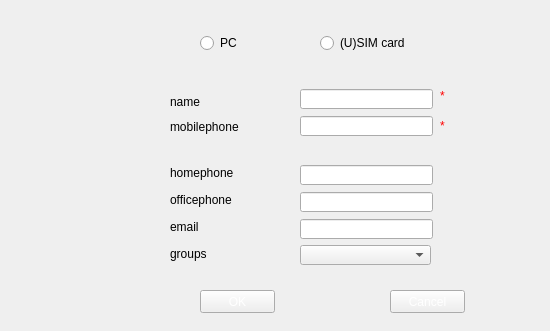
<?xml version="1.0" encoding="UTF-8"?>
<ui version="4.0">
 <class>Form</class>
 <widget class="QWidget" name="Form">
  <property name="geometry">
   <rect>
    <x>0</x>
    <y>0</y>
    <width>550</width>
    <height>331</height>
   </rect>
  </property>
  <property name="minimumSize">
   <size>
    <width>550</width>
    <height>331</height>
   </size>
  </property>
  <property name="maximumSize">
   <size>
    <width>550</width>
    <height>331</height>
   </size>
  </property>
  <property name="windowTitle">
   <string>Form</string>
  </property>
  <property name="styleSheet">
   <string notr="true">QWidget#Form{ 
    border-image:url(Skin/frmcontactsback.png)
}
QPushButton{ 
border-image:url(Skin/SmallChangeableButton_1.png);
	color: rgb(255, 255, 255);
}
QPushButton:pressed{ 
border-image:url(Skin/SmallChangeableButton_3.png);
}
QPushButton:hover{
border-image:url(Skin/SmallChangeableButton_3.png);
	color: rgb(0, 0, 0);
}
QPushButton:disabled{
border-image:url(Skin/SmallChangeableButton_2.png);
	color: rgb(0, 0, 0);
}
</string>
  </property>
  <widget class="QWidget" name="widgetPhonebookContact" native="true">
   <property name="geometry">
    <rect>
     <x>150</x>
     <y>69</y>
     <width>371</width>
     <height>211</height>
    </rect>
   </property>
   <property name="maximumSize">
    <size>
     <width>440</width>
     <height>228</height>
    </size>
   </property>
   <property name="styleSheet">
    <string notr="true"/>
   </property>
   <widget class="QLabel" name="labelHomePhone">
    <property name="geometry">
     <rect>
      <x>20</x>
      <y>96</y>
      <width>101</width>
      <height>16</height>
     </rect>
    </property>
    <property name="styleSheet">
     <string notr="true"/>
    </property>
    <property name="text">
     <string>homephone</string>
    </property>
   </widget>
   <widget class="QLabel" name="labelOfficePhone">
    <property name="geometry">
     <rect>
      <x>20</x>
      <y>123</y>
      <width>101</width>
      <height>16</height>
     </rect>
    </property>
    <property name="styleSheet">
     <string notr="true"/>
    </property>
    <property name="text">
     <string>officephone</string>
    </property>
   </widget>
   <widget class="QLabel" name="labelEmail">
    <property name="geometry">
     <rect>
      <x>20</x>
      <y>150</y>
      <width>101</width>
      <height>16</height>
     </rect>
    </property>
    <property name="styleSheet">
     <string notr="true"/>
    </property>
    <property name="text">
     <string>email</string>
    </property>
   </widget>
   <widget class="QLabel" name="labelGroup">
    <property name="geometry">
     <rect>
      <x>20</x>
      <y>177</y>
      <width>101</width>
      <height>16</height>
     </rect>
    </property>
    <property name="styleSheet">
     <string notr="true"/>
    </property>
    <property name="text">
     <string>groups</string>
    </property>
   </widget>
   <widget class="QLineEdit" name="lineEditName">
    <property name="geometry">
     <rect>
      <x>150</x>
      <y>20</y>
      <width>133</width>
      <height>20</height>
     </rect>
    </property>
   </widget>
   <widget class="QLineEdit" name="lineEditMobilePhone">
    <property name="geometry">
     <rect>
      <x>150</x>
      <y>47</y>
      <width>133</width>
      <height>20</height>
     </rect>
    </property>
   </widget>
   <widget class="QLineEdit" name="lineEditHomePhone">
    <property name="geometry">
     <rect>
      <x>150</x>
      <y>96</y>
      <width>133</width>
      <height>20</height>
     </rect>
    </property>
   </widget>
   <widget class="QLineEdit" name="lineEditOfficePhone">
    <property name="geometry">
     <rect>
      <x>150</x>
      <y>123</y>
      <width>133</width>
      <height>20</height>
     </rect>
    </property>
   </widget>
   <widget class="QLineEdit" name="lineEditEmail">
    <property name="geometry">
     <rect>
      <x>150</x>
      <y>150</y>
      <width>133</width>
      <height>20</height>
     </rect>
    </property>
   </widget>
   <widget class="QComboBox" name="comboBoxGrouops">
    <property name="geometry">
     <rect>
      <x>150</x>
      <y>176</y>
      <width>131</width>
      <height>20</height>
     </rect>
    </property>
   </widget>
   <widget class="QLabel" name="labelName">
    <property name="geometry">
     <rect>
      <x>20</x>
      <y>25</y>
      <width>101</width>
      <height>16</height>
     </rect>
    </property>
    <property name="styleSheet">
     <string notr="true"/>
    </property>
    <property name="text">
     <string>name</string>
    </property>
   </widget>
   <widget class="QLabel" name="labelMobilePhone">
    <property name="geometry">
     <rect>
      <x>20</x>
      <y>50</y>
      <width>101</width>
      <height>16</height>
     </rect>
    </property>
    <property name="styleSheet">
     <string notr="true"/>
    </property>
    <property name="text">
     <string>mobilephone</string>
    </property>
   </widget>
   <widget class="QLabel" name="label3">
    <property name="geometry">
     <rect>
      <x>290</x>
      <y>22</y>
      <width>10</width>
      <height>10</height>
     </rect>
    </property>
    <property name="styleSheet">
     <string notr="true">color: rgb(255, 0, 0);</string>
    </property>
    <property name="text">
     <string>*</string>
    </property>
   </widget>
   <widget class="QLabel" name="label_2">
    <property name="geometry">
     <rect>
      <x>290</x>
      <y>52</y>
      <width>10</width>
      <height>10</height>
     </rect>
    </property>
    <property name="styleSheet">
     <string notr="true">color: rgb(255, 0, 0);</string>
    </property>
    <property name="text">
     <string>*</string>
    </property>
   </widget>
  </widget>
  <widget class="QPushButton" name="pushButtonOK">
   <property name="geometry">
    <rect>
     <x>200</x>
     <y>290</y>
     <width>75</width>
     <height>23</height>
    </rect>
   </property>
   <property name="minimumSize">
    <size>
     <width>75</width>
     <height>23</height>
    </size>
   </property>
   <property name="cursor">
    <cursorShape>PointingHandCursor</cursorShape>
   </property>
   <property name="styleSheet">
    <string notr="true"/>
   </property>
   <property name="text">
    <string>OK</string>
   </property>
  </widget>
  <widget class="QPushButton" name="pushButtonCancel">
   <property name="geometry">
    <rect>
     <x>390</x>
     <y>290</y>
     <width>75</width>
     <height>23</height>
    </rect>
   </property>
   <property name="minimumSize">
    <size>
     <width>75</width>
     <height>23</height>
    </size>
   </property>
   <property name="cursor">
    <cursorShape>PointingHandCursor</cursorShape>
   </property>
   <property name="styleSheet">
    <string notr="true"/>
   </property>
   <property name="text">
    <string>Cancel</string>
   </property>
  </widget>
  <widget class="QWidget" name="widgetPhonebookPictureLeft" native="true">
   <property name="geometry">
    <rect>
     <x>10</x>
     <y>70</y>
     <width>129</width>
     <height>200</height>
    </rect>
   </property>
   <property name="styleSheet">
    <string notr="true">QWidget#widgetPhonebookPictureLeft{ 
border-image:url(Skin/pbleftimage.png);
}</string>
   </property>
  </widget>
  <widget class="QRadioButton" name="radioButtonPC">
   <property name="geometry">
    <rect>
     <x>200</x>
     <y>35</y>
     <width>89</width>
     <height>16</height>
    </rect>
   </property>
   <property name="styleSheet">
    <string notr="true">color: rgb(0, 0, 0);</string>
   </property>
   <property name="text">
    <string>PC</string>
   </property>
  </widget>
  <widget class="QRadioButton" name="radioButtonSIMCard">
   <property name="geometry">
    <rect>
     <x>320</x>
     <y>35</y>
     <width>141</width>
     <height>16</height>
    </rect>
   </property>
   <property name="styleSheet">
    <string notr="true">color: rgb(0, 0, 0);</string>
   </property>
   <property name="text">
    <string>(U)SIM card</string>
   </property>
  </widget>
 </widget>
 <resources/>
 <connections/>
</ui>
